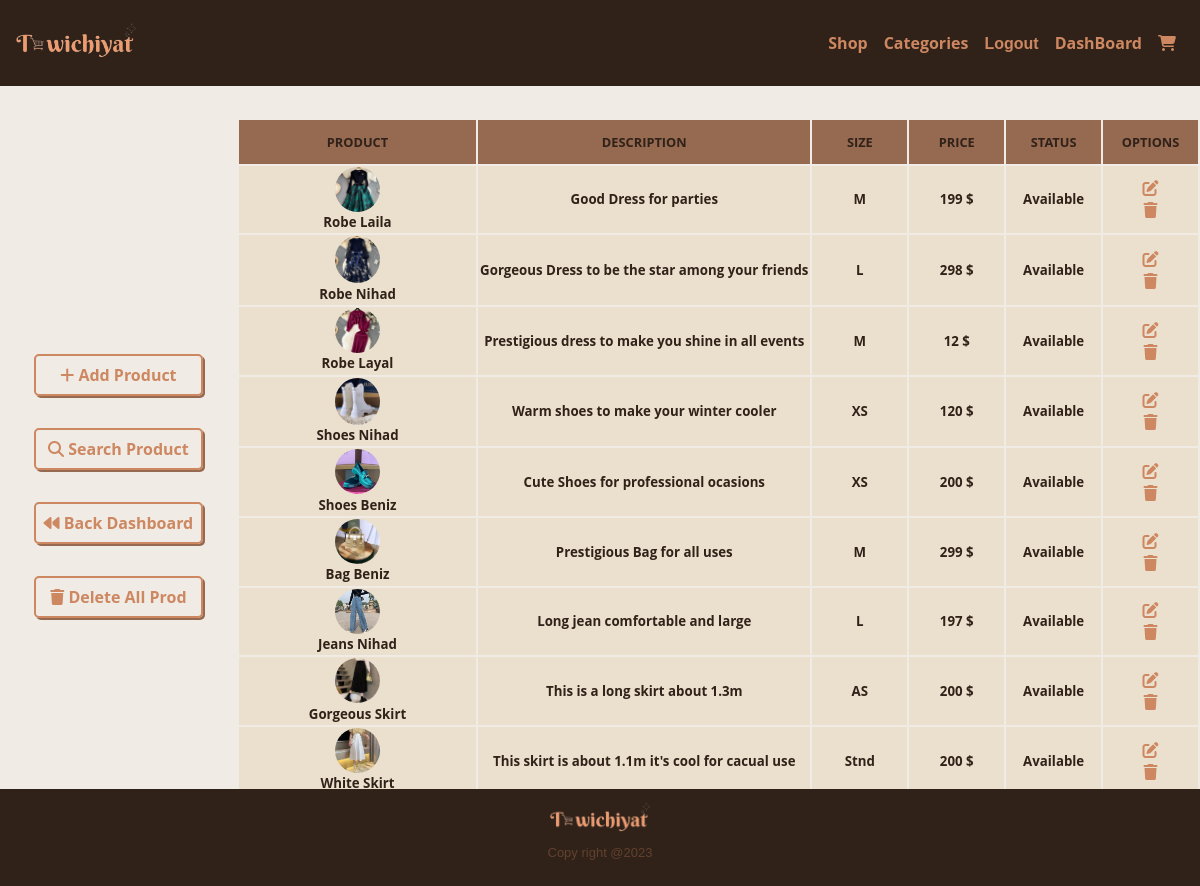
Before: /dashboard/product_area/ (signed in) with the older database file.
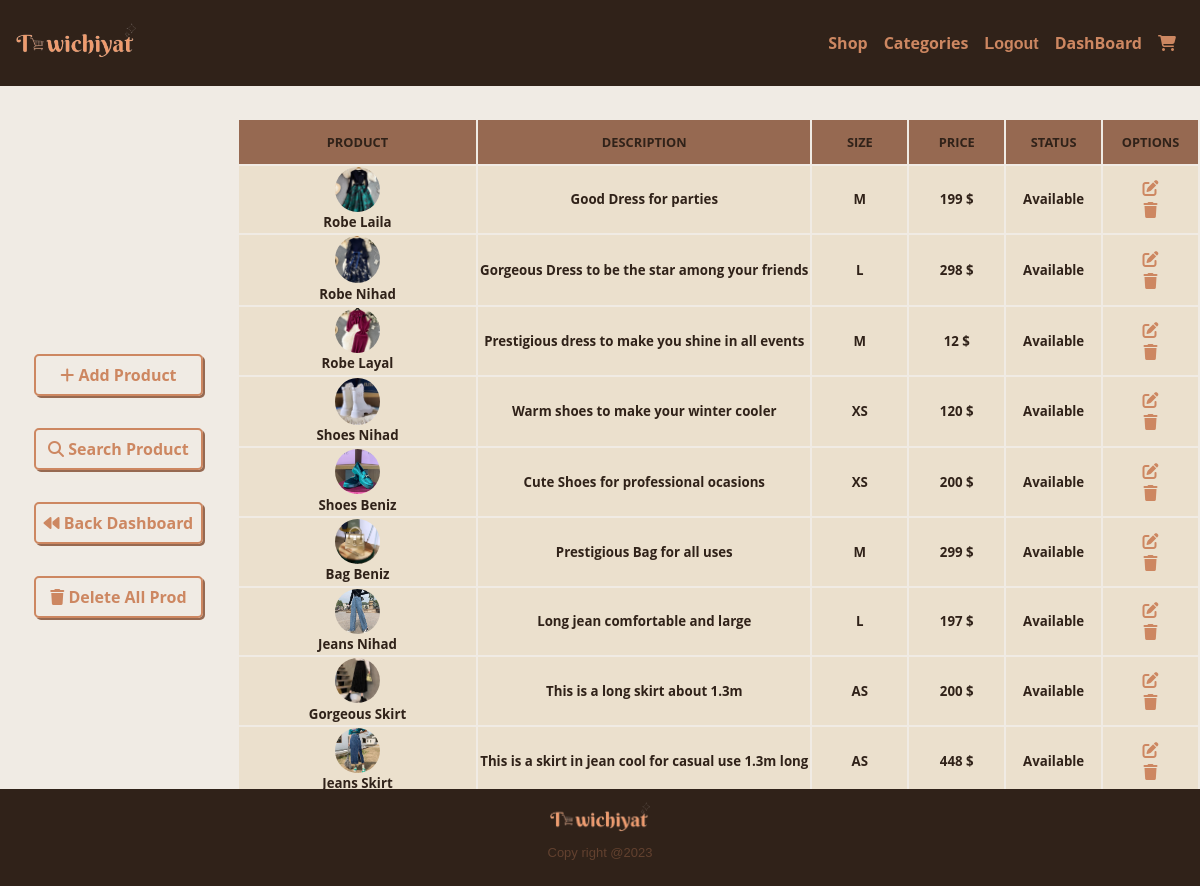
After: the same page with the newer database file.
### userP/models.py (models this page shows, shortened)
class Profile(models.Model):
    Women = 'Women'
    Men = 'Men'
    GENDER_CHOICES = (
        (Women, 'Women'),
        (Men, 'Men')
    )
    user = models.OneToOneField(User, related_name='userprofile', on_delete=models.CASCADE)
    is_vendor = models.BooleanField(default=False)
    address = models.CharField(max_length=150)
    phone_nbr = models.CharField(max_length=30)
    gender = models.CharField(max_length=50, choices=GENDER_CHOICES, default=Women)
    slugU =  models.SlugField(max_length=50,default=None)

### vendor_dashboard/models.py (models this page shows, shortened)
class Product(models.Model):
    name = models.CharField(max_length=25,default='Anonymous Product')
    type_p = models.CharField(max_length=25)
    price = models.IntegerField()
    size = models.CharField(max_length=4)
    color = models.CharField(max_length=25)
    description = models.TextField(max_length=400)
    image = models.ImageField(default='default.png', blank=True)
    date = models.DateTimeField(default=datetime.datetime.now, editable=False)
    quantity = models.IntegerField(default=1)
    author = models.ForeignKey(User , null=True, on_delete=models.CASCADE)
    status = models.CharField(max_length=14 , default="Available")

### vendor_dashboard/views.py (the view)
@login_required(login_url="/userP/login")
def product_area(request) :
    products = Product.objects.filter(author=request.user)
    return render(request , 'vendor_dashboard/product_area.html',{'products' :products})

### Store/context_processors.py (called while the page is built)
def collectionslist(request):
    return {'collectionslist':Collection.objects.filter()}

### Store/models.py (called while the page is built)
    def __str__(self):
        return self.name

### userP/context_processors.py (called while the page is built)
def profiles(request):
    return {'profiles':Profile.objects.all()}

### vendor_dashboard/templates/vendor_dashboard/product_area.html (shortened to what this page needs)
{% extends 'base_layout.html' %}
{% load static %}
{% block content %}
<div class="dashboard-container">
    <div class="options-list product-area-option">
        <a href="{% url 'vendor_dashboard:add_product' %}" name="Add Product"><span class=""><i class="fa-solid fa-plus" style="color: #CD8761;"></i></span> <span class="text-hidden">Add Product</span></a>
        <a href="{% url 'vendor_dashboard:search_product' %}" name="ProductArea"><span class=""><i class="fa-solid fa-magnifying-glass" style="color: #CD8761;"></i></span> <span class="text-hidden">Search Product</span> </a>
        <a href="{% url 'vendor_dashboard:dashboard' %}" name="Product Area"><span class=""><i class="fa-solid fa-backward" style="color: #CD8761;"></i></span> <span class="text-hidden">Back Dashboard</span> </a>
        <a href="#" name="Delete_Product"><span class=""><i class="fa-solid fa-trash" style="color: #CD8761;"></i></span> <span class="text-hidden"> Delete All Prod</span></a>
    </div>
  <div class="board">
            <table width="100%">
               <thead>
                  <tr>
                      <td>Product</td>
                      <td>Description</td>
                      <td>Size</td>
                      <td>Price</td>
                      <td>Status</td>
                      <td>Options</td>
                  </tr>
               </thead>
               <tbody>
                {% for product in products %}
                  <tr class="tr_product">
                      <td class="product">
                        <img src="{{ product.image.url }}" alt="">
                        <div class="product-inf">
                          <h5>{{ product.name }}</h5>
                        </div>
                      </td>
                      <td class="description" style="width: 35%;">
                        <h5>{{ product.description}}</h5>
                    </td>
                      <td class="size" style="width: 10%;">
                          <h5>{{ product.size}}</h5>
                      </td>
                      <td class="price" style="width: 10%;">
                            <h5>{{ product.price }} $</h5>
                      </td>
                      <td class="status" style="width: 10%;">
                          <h5>{{ product.status }}</h5>
                      </td>
                      <td class="options" style="width: 10%;">
                          <a href="{% url 'vendor_dashboard:update_product' product_id=product.id %}"><i class="fa-solid fa-pen-to-square" style="color: #CD8761;"></i></a>
                          <a href="#" name="Delete_Oneproduct"><i class="fa-solid fa-trash" style="color: #CD8761;"></i></a>
                      </td>
                  </tr>
                {% endfor %}
               </tbody>
            </table>
  </div>
</div>
{% endblock %}

### templates/base_layout.html (shortened to what this page needs)
{% load static%}
<!DOCTYPE html>
<html lang="en">
<head>
    <link rel="stylesheet" href="{% static 'styles.css'%}">
</head>
<body>
    <header class="header">
        <div class="logo-container">
          <a href="{% url 'home'%}"> <img src="{% static 'logo.png' %}" alt="logoImg"></a>
        </div>
        <nav class="nav-bar">
            <ul>
                <li class="nav-elt"><a href="{% url 'Store:shopnow' %}"><span class="hidden"> </span><span class="text-hidden">Shop</span></a></li>
                <li class="nav-elt" id="categoriesnav">
                    <a href="#"><span class="hidden"></span><span class="text-hidden">Categories</span></a>
                </li>
                {% if user.is_authenticated %}
                    <form action="{% url 'userP:logout' %}" class="logout-link" method="POST">
                        <button type="submit" class="nav-elt"><span class="hidden"></span><span class="text-hidden">Logout</span></button>
                    </form>
                    {% for p in profiles %}
                         {% if p.user == user %}
                            {% if p.is_vendor %}
                                <li class="nav-elt"><a href="{% url 'vendor_dashboard:dashboard'%}"><span class="hidden"></span><span class="text-hidden">DashBoard</span></a></li>
                            {% else %}
                                <li class="nav-elt"><a href=""><span class="hidden"><i class="fa-sharp fa-regular fa-heart" style="color: #CD8761;"></i></span><span class="text-hidden">WatchList</span></a></li>
                            {% endif %}
                        {% endif %}
                    {% endfor %}
                {% else %}
                   <li class="nav-elt"><a href="{% url 'userP:login'%}"><span class="hidden"><i class="fa-solid fa-user" style="color: #CD8761;"></i></span><span class="text-hidden">LogIn</span></a></li>
                {% endif %}
                <li class="nav-elt rounded-cart" ><a href="#"><span><i class="fa-solid fa-cart-shopping" style="color: #CD8761;"></i></span></a></li>
            </ul>
        </nav>
    </header>
    {% block content%}
    {% endblock%}
    <footer class="footer footer-absolute">
        <img src="{% static 'logo.png' %}" alt="" width="100px">
        <p class="copy-right">Copy right @2023</p>
    </footer>
</body>
</html>

Changed rows visible on the page:
removed Product: image (picture), name "White Skirt", description "This skirt is about 1.1m it's cool for cacual use", size "Stnd", price "200", status "Available"
now on this page (row unchanged): Product: image (picture), name "Jeans Skirt", description "This is a skirt in jean cool for casual use 1.3m long", size "AS", price "448", status "Available"
